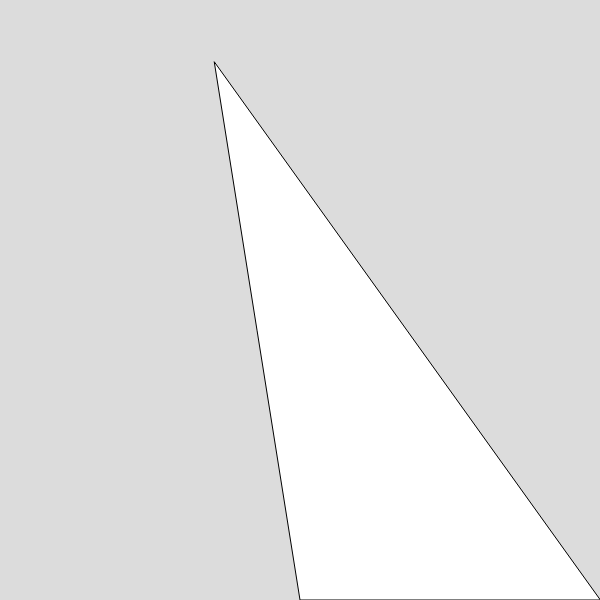
Frame 1 (no input)
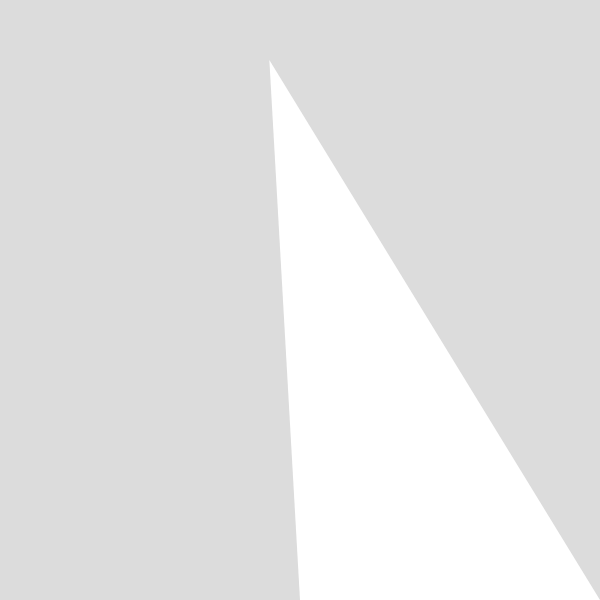
Frame 60 (no input)
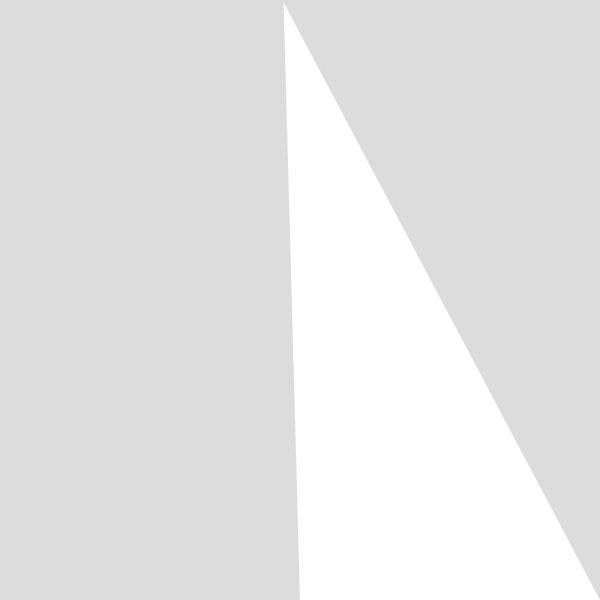
Frame 120 (the mouse pressed at the canvas centre since frame 60)

The p5.js sketch that drew these frames (run headless with seeded random() and noise() and a simulated clock; from frame 60 on, the mouse is pressed at the canvas centre):

// p5.js sketch
// ── sketch.js
function setup() {
    createCanvas(600, 600);
  }
  
  function draw() {
    background(220);

    triangle(random(300), random(300), 300, 600, 600, 600)
    noStroke()
  }
// ── p5-demo.html
<!DOCTYPE html>
<html lang="en">
<head>
    <meta charset="UTF-8">
    <meta http-equiv="X-UA-Compatible" content="IE=edge">
    <meta name="viewport" content="width=device-width, initial-scale=1.0">
    <link rel="stylesheet" href="styles.css">
    <title>Document</title>
</head>
<body>
    <script src="p5.min.js" defer></script>
    <script src="sketch.js"></script>
</body>
</html>
